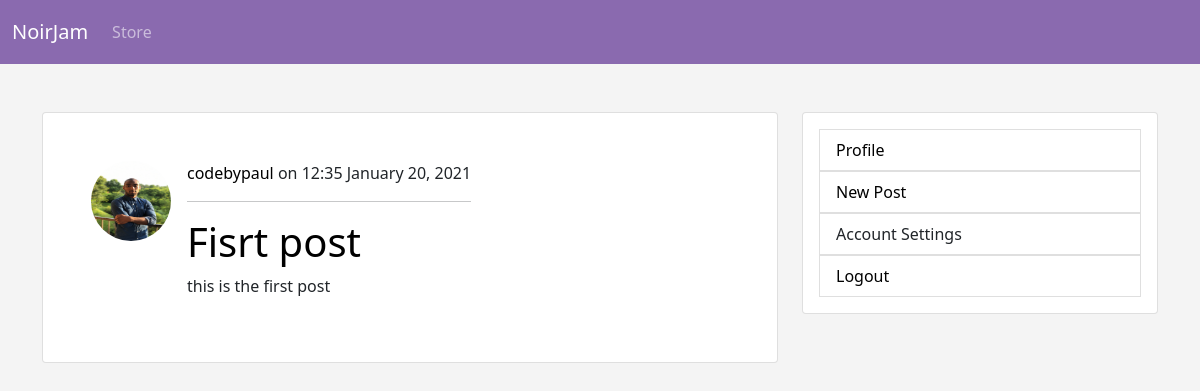
Before: /social/ (signed in) with the older database file.
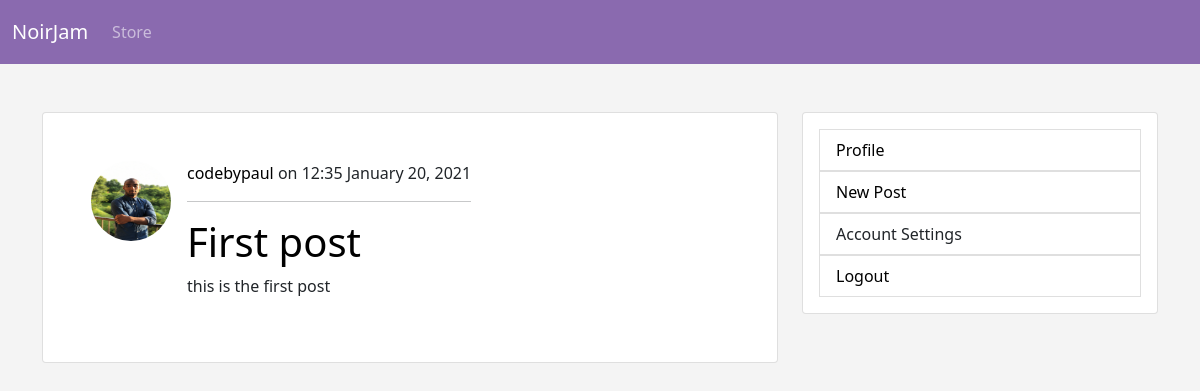
After: the same page with the newer database file.
### blog/models.py (models this page shows, shortened)
class Post(models.Model):
    title = models.CharField(max_length=100)
    content = models.TextField()
    date_posted = models.DateTimeField(default=timezone.now)
    author = models.ForeignKey(User, on_delete=models.CASCADE)

### users/models.py (models this page shows, shortened)
class Profile(models.Model):
    user = models.OneToOneField(User, on_delete=models.CASCADE)
    image = models.ImageField(default="default.png", upload_to="profile_pics")

### blog/views.py (the view)
# urls.py: path("", PostListView.as_view(), name="actually_blog"),
class PostListView(ListView):
    model = Post
    template_name = "blog/blog.html"
    context_object_name = "posts"
    ordering = ["-date_posted"]
    paginate_by = 10

### blog/templates/blog/blog.html (shortened to what this page needs)
{% extends 'blog/base.html' %}
{% block content %}
{% for post in posts %}
    <div class="card mb-5 p-5">
        <div class="media">
            <img src="{{ user.profile.image.url }}" alt="" class="account-img rounded-circle mr-3">
            <div class="media-body ml-3">
                <p><a href="{% url 'user-posts' post.author.username%}" class="username">{{ post.author }}</a> on {{ post.date_posted|date:'h:i F d, Y' }}</p>
                <hr>
                <a class="blog-title" href="{% url 'post-detail' post.id %}">
                    <h1>{{ post.title }}</h1>
                </a>
                <p>{{ post.content}}</p>
            </div>
        </div>
    </div>
{% endfor %}
{% endblock content %}

Changed rows visible on the page:
changed Post "this is the first post": title "Fisrt post" → "First post"
